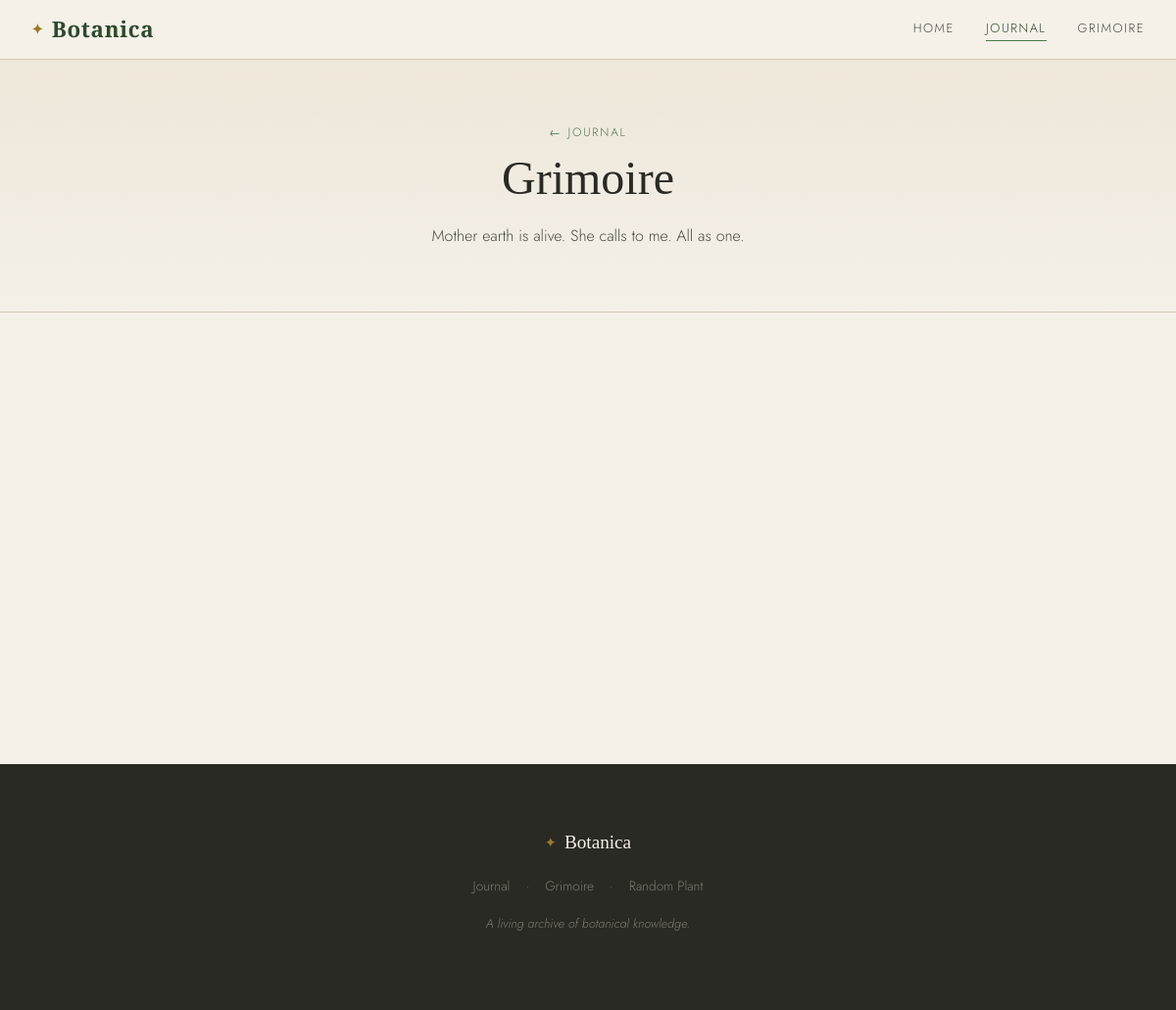
The app's page /blog/category/grimoire/ with its own data.
### blog/models.py (models this page shows, shortened)
class Category(models.Model):
    name = models.CharField(max_length=100)
    slug = models.SlugField(unique=True, blank=True)
    description = models.TextField(blank=True)
    class Meta:
        verbose_name_plural = 'Categories'
        ordering = ['name']

### blog/views.py (the view)
# urls.py: path('category/<slug:slug>/', views.category_detail, name='category'),
def category_detail(request, slug):
    category = get_object_or_404(Category, slug=slug)
    posts = Post.objects.filter(status=Post.STATUS_PUBLISHED, category=category)
    context = {'category': category, 'posts': posts}
    return render(request, 'blog/category_detail.html', context)

### blog/models.py (called while the page is built)
    def get_absolute_url(self):
        return reverse('blog:post_detail', kwargs={'slug': self.slug})

    @property
    def reading_time(self):
        word_count = len(self.body.split())
        minutes = math.ceil(word_count / 200)
        return max(1, minutes)

### templates/blog/category_detail.html (shortened to what this page needs)
{% extends "base/base.html" %}
{% block nav_blog %}active{% endblock %}
{% block body_class %}blog-section{% endblock %}
{% block content %}
<div class="page-header blog-header">
    <div class="page-header-inner">
        <p class="page-label"><a href="{% url 'blog:post_list' %}">← Journal</a></p>
        <h1 class="page-title">{{ category.name }}</h1>
        {% if category.description %}<p class="page-sub">{{ category.description }}</p>{% endif %}
    </div>
</div>
<div class="blog-layout blog-layout--simple">
    <div class="blog-feed">
    </div>
</div>
{% endblock %}

### static/css/main.css (style rules this page uses)
:root { --cream: #f5f0e8; --cream-dark: #ede7d9; --parchment: #e8dfc8; --charcoal: #2a2a25; --charcoal-mid: #4a4a42; --charcoal-lt: #7a7a6e; --green-deep: #2d4a2d; --green-mid: #4a7a4a; --green-lt: #7aad6e; --gold: #9a7a2a; --gold-lt: #c9a84c; --rust: #8a3a2a; --rust-lt: #c97a5a; --sage: #6a8a6a; --border: #d4c9b0; --border-dark: #b8a88a; --font-serif: 'Cormorant Garamond', 'Georgia', serif; --font-sans: 'Jost', 'Helvetica Neue', sans-serif; --space-xs: 0.25rem; --space-sm: 0.5rem; --space-md: 1rem; --space-lg: 2rem; --space-xl: 4rem; --space-2xl: 6rem; --max-width: 1200px; --content-width: 720px; --radius: 2px; }
*, *::before, *::after { box-sizing: border-box; margin: 0; padding: 0; }
html { scroll-behavior: smooth; }
body { font-family: var(--font-sans); background: var(--cream); color: var(--charcoal); line-height: 1.7; font-size: 16px; font-weight: 300; }
a { color: inherit; text-decoration: none; }
h1, h2, h3, h4 { font-family: var(--font-serif); font-weight: 400; line-height: 1.2; }
p { margin-bottom: 1em; }
.page-header { padding: var(--space-xl) var(--space-lg); text-align: center; border-bottom: 1px solid var(--border); margin-bottom: var(--space-xl); }
.page-header-inner { max-width: 600px; margin: 0 auto; }
.page-label { font-size: 0.75rem; letter-spacing: 0.15em; text-transform: uppercase; color: var(--charcoal-lt); margin-bottom: var(--space-sm); }
.page-label a { color: var(--green-mid); }
.page-title { font-family: var(--font-serif); font-size: clamp(2rem, 4vw, 3.5rem); font-weight: 400; color: var(--charcoal); margin-bottom: var(--space-md); }
.page-sub { color: var(--charcoal-mid); max-width: 480px; margin: 0 auto; }
.blog-header { background: linear-gradient(to bottom, var(--cream-dark), var(--cream)); }
.blog-layout { max-width: var(--max-width); margin: 0 auto; padding: 0 var(--space-lg) var(--space-2xl); display: grid; grid-template-columns: 280px 1fr; gap: var(--space-xl); }
.blog-layout--simple { grid-template-columns: 1fr; max-width: 800px; }
.blog-feed { display: flex; flex-direction: column; gap: var(--space-xl); }

### records on screen
Category: name "Grimoire", description "Mother earth is alive. She calls to me. All as one."
